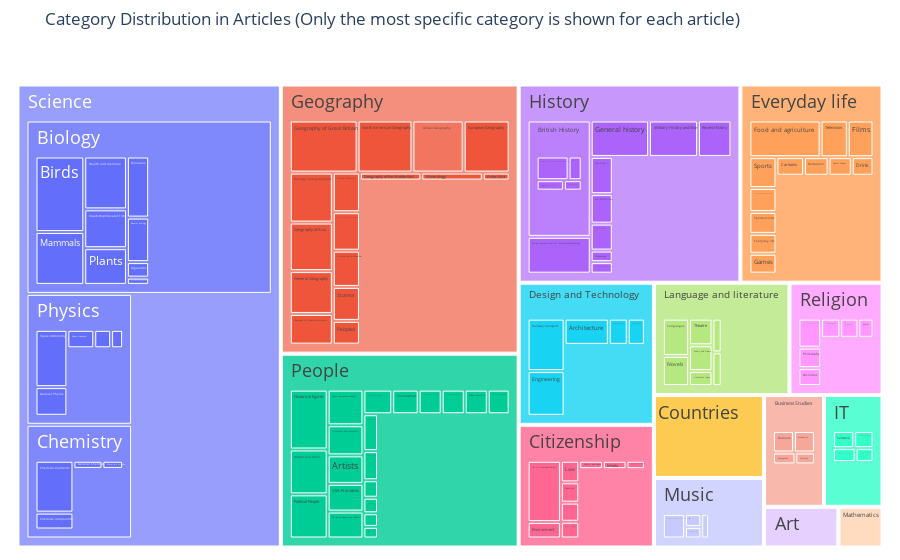

Notebook code cell kept with this figure:
### Markdown cell above
Attributing the **main category** to articles with multiple categories based on the category **with fewer total articles** helps prioritize specialization over generality. 

Categories with fewer total articles are typically more specific, while those with higher counts cover broader topics. By focusing on the category with fewer articles, we ensure the article’s primary focus is on a unique or specialized perspective, providing a clearer thematic assignment. This method promotes a balanced classification system, ensuring articles are categorized accurately without being overshadowed by more general categories.

- For example, a category like **"Geography"** may encompass a wide range of topics, while **"Countries"** might be more specialized.

### Code cell
df_categories_filtered = filter_most_specific_category(df_categories)

labels_filtered, parents_filtered, values_filtered, ids_filtered = create_treemap_data(df_categories_filtered)
fig = go.Figure(go.Treemap(
    labels=labels_filtered,
    parents=parents_filtered,
    values=values_filtered,
    ids=ids_filtered,
    textfont=dict(size=18),
))

fig.update_layout(margin=dict(t=50, l=10, r=10, b=5), title="Category Distribution in Articles (Only the most specific category is shown for each article)")
fig.show()

### Figure 1 — Plotly figure (JSON) as saved in the notebook; plotly's stock layout.template omitted (floating-point values rounded to 4 significant figures; data arrays with more than 128 entries replaced by an {"elided": "..."} marker saying what was removed)
{"data": [{"ids": {"elided": "141 str values"}, "labels": {"elided": "141 str values"}, "parents": {"elided": "141 str values"}, "textfont": {"size": 18}, "type": "treemap", "values": {"elided": "141 int values"}}], "layout": {"margin": {"b": 5, "l": 10, "r": 10, "t": 50}, "title": {"text": "Category Distribution in Articles (Only the most specific category is shown for each article)"}}}
